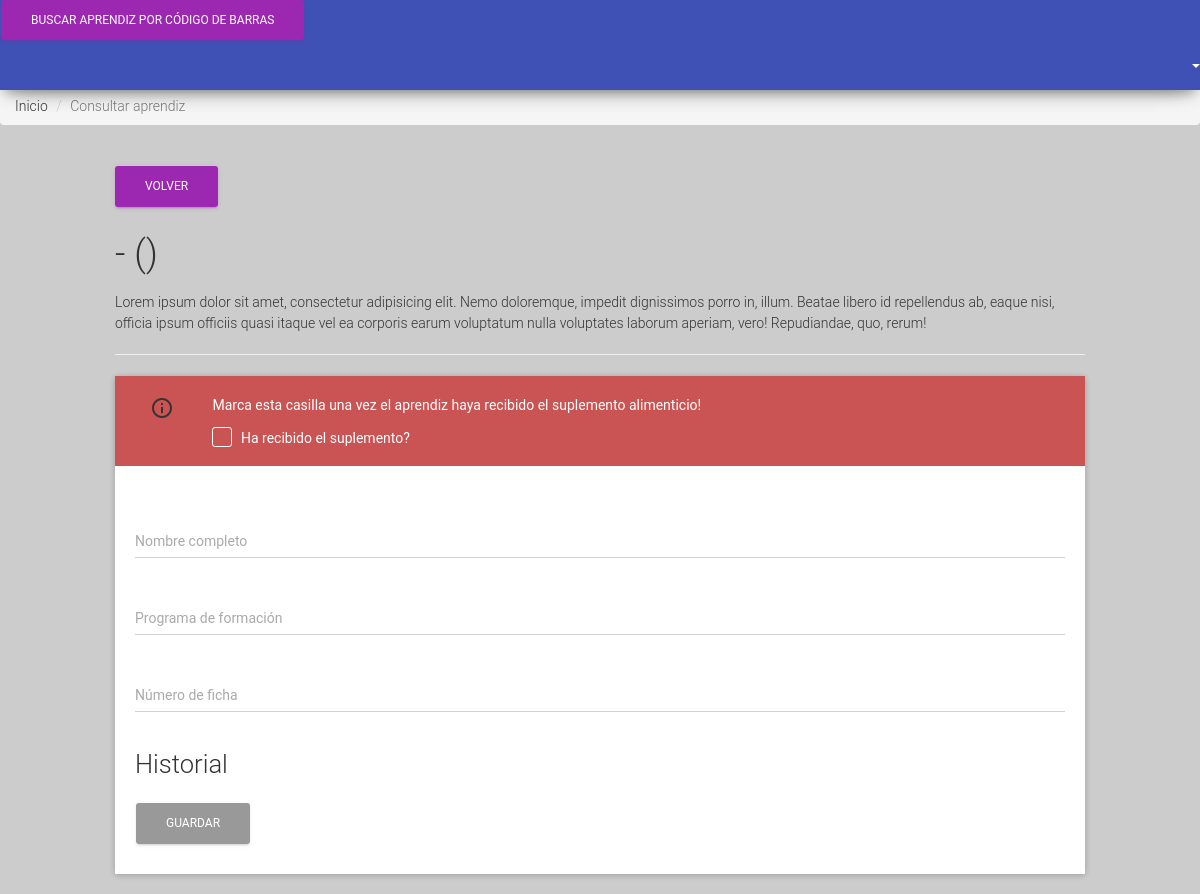
Page /administrador/consultar-aprendiz.php?cod_aprendiz=abc on the earlier database version.
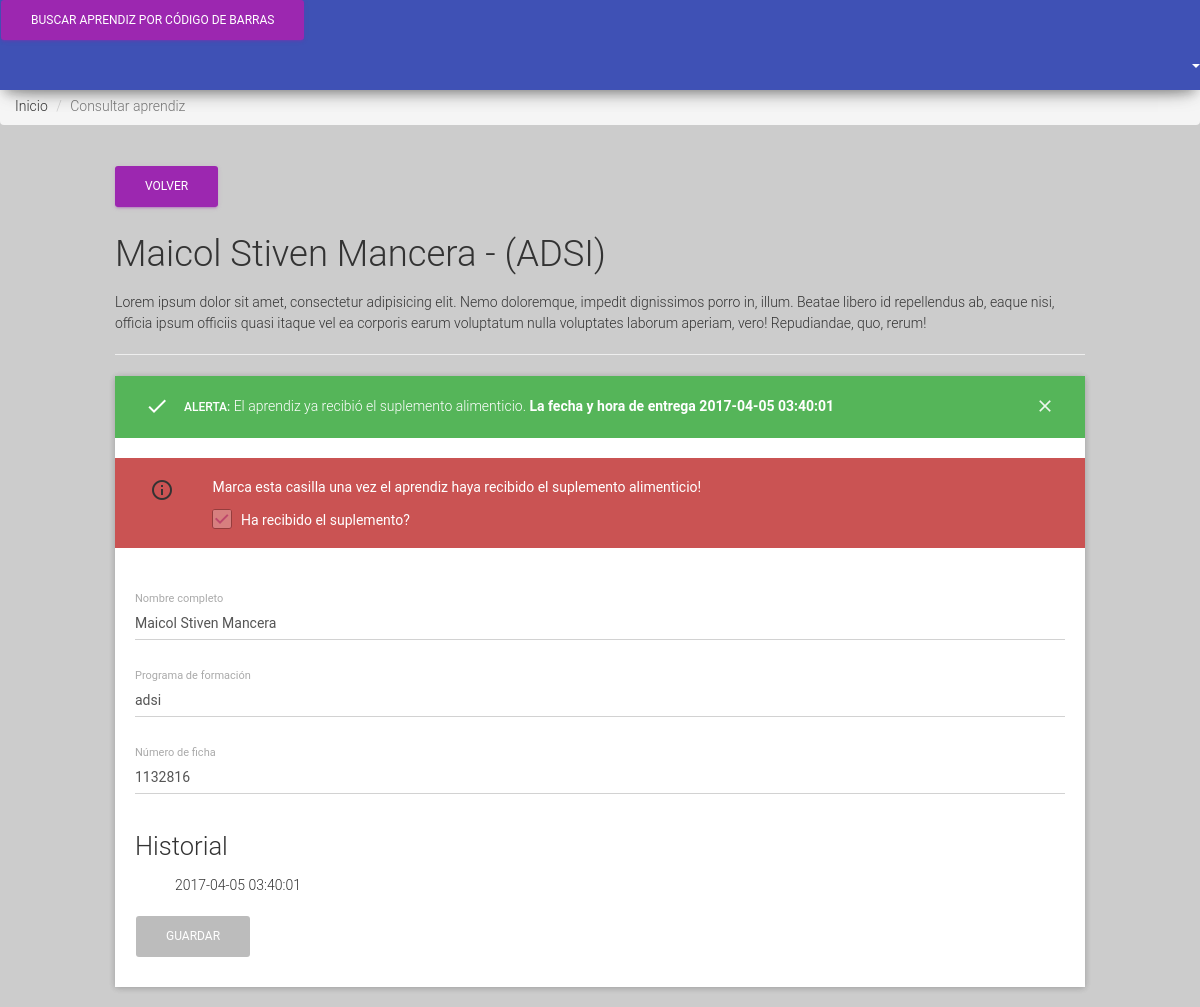
Same page on the later database version.
### tables this page shows
CREATE TABLE `aprendices` (
  `id_aprendices` int(11) NOT NULL,
  `nombre_completo` varchar(50) NOT NULL,
  `tipo_documento` varchar(50) NOT NULL,
  `numero_documento` int(11) NOT NULL,
  `direccion` varchar(100) NOT NULL,
  `barrio` varchar(100) NOT NULL,
  `estrato` int(11) NOT NULL,
  `telefono` bigint(20) NOT NULL,
  `email` varchar(100) NOT NULL,
  `programa_formacion` varchar(100) NOT NULL,
  `numero_ficha` int(11) NOT NULL,
  `jornada` varchar(100) NOT NULL,
  `dep1` varchar(100) NOT NULL,
  `dep2` varchar(100) NOT NULL,
  `dep3` varchar(100) NOT NULL,
  `apoyo` varchar(100) NOT NULL,
  `compromiso` text NOT NULL,
  `especificacion_suplemento` varchar(800) NOT NULL,
  `cod_aprendiz` varchar(64) NOT NULL,
  `estado` tinyint(1) NOT NULL
);

CREATE TABLE `historial` (
  `id` int(11) NOT NULL,
  `nombre_completo` varchar(32) NOT NULL,
  `programa_formacion` varchar(32) NOT NULL,
  `estado` tinyint(1) NOT NULL,
  `aprendiz_cod` varchar(64) NOT NULL,
  `fecha` timestamp NOT NULL DEFAULT CURRENT_TIMESTAMP ON UPDATE CURRENT_TIMESTAMP,
  `date` date NOT NULL
);

### config/app.php (called while the page is built, shortened)
<?php
 	$base_url     = "http://localhost/proyectobienestar/";
 	$assets_css   = $base_url."public/css/";

### administrador/consultar-aprendiz.php (the view, shortened to what this page needs)
<?php
	require '../config/app.php';
	require '../config/conexion.php';
	include '../templates/header.inc';
	include '../templates/navbar.inc';
	if ($_GET) {
		$cod_aprendiz = $_GET['cod_aprendiz'];
		$query 	= mysqli_query($con, "SELECT * FROM aprendices WHERE cod_aprendiz = '$cod_aprendiz'");
		$query_historial = mysqli_query($con, "SELECT * FROM historial WHERE aprendiz_cod = '$cod_aprendiz' ORDER BY id DESC");
		$row	= mysqli_fetch_array($query);
		$row_historial = mysqli_fetch_array($query_historial);
	}
 ?>
<main>
	<ol class="breadcrumb">
		<li><a href="index.php">Inicio</a></li>
		<li class="active">Consultar aprendiz</li>
	</ol>
	<div class="container-fluid dashboard">
		<div class="row">
			<div class="col-md-10 col-md-offset-1">
				<a class="btn btn-primary" href="index.php">Volver</a>
				<h2 class="text-capitalize"><?= $row['nombre_completo'] ?> - <span class="text-uppercase">(<?= $row['programa_formacion'] ?>)</span></h2>
				<p>Lorem ipsum dolor sit amet, consectetur adipisicing elit. Nemo doloremque, impedit dignissimos porro in, illum. Beatae libero id repellendus ab, eaque nisi, officia ipsum officiis quasi itaque vel ea corporis earum voluptatum nulla voluptates laborum aperiam, vero! Repudiandae, quo, rerum!</p>
				<hr>
				<div class="panel panel-default">
					<?php if ($row_historial['date'] == date('Y-m-d') && $row_historial['estado'] != 0): ?>
					<div class="alert alert-success">
						<div class="container-fluid">
							<div class="alert-icon">
								<i class="material-icons">check</i>
							</div>
							<button type="button" class="close" data-dismiss="alert" aria-label="Close">
								<span aria-hidden="true"><i class="material-icons">clear</i></span>
							</button>
							<b>Alerta:</b> El aprendiz ya recibió el suplemento alimenticio. <strong>La fecha y hora de entrega <?= $row_historial['fecha'] ?></strong>
						</div>
					</div>
					<?php endif ?>
					<div class="">
						<form method="POST">
							<div class="checkbox">
								<div class="alert-icon col-md-1">
									<i class="material-icons">info_outline</i>
								 </div>
								<label class="col-md-11">
									<p>Marca esta casilla una vez el aprendiz haya recibido el suplemento alimenticio!</p>
									Ha recibido el suplemento?
								</label>
							</div>
							<div class="table-container">
								<div class="form-group label-floating">
									<label class="control-label">Nombre completo</label>
									<input type="text" value="<?= $row['nombre_completo'] ?>" class="form-control" name="nombre_completo">
								</div>
								<div class="form-group label-floating">
									<label class="control-label">Programa de formación</label>
									<input type="text" value="<?= $row['programa_formacion'] ?>" class="form-control" name="programa_formacion">
								</div>
								<div class="form-group label-floating">
									<label class="control-label">Número de ficha</label>
									<input type="text" value="<?= $row['numero_ficha'] ?>" class="form-control" name="numero_ficha">
								</div>
								<h3>Historial</h3>
								<ol>
									<?php foreach ($query_historial as $key => $row_historial): ?>
									<li><?= $row_historial['fecha'] ?></li>
									<?php endforeach; ?>
								</ol>
								<button type="submit" class="btn" <?php if ($row_historial['date'] == date('Y-m-d') && $row_historial['estado'] != 0) echo "disabled" ?>>Guardar</button>
							</div>
						</form>
					</div>
				</div>
			</div>
		</div>
	</div>
</main>
 <?php include '../templates/footer.inc'; ?>

### templates/header.inc (shortened to what this page needs)
<!DOCTYPE html>
<html lang="es">
<head>
	<link rel="stylesheet" href="<?=$assets_css?>bootstrap.min.css">
	<link rel="stylesheet" href="<?=$assets_css?>font-awesome.min.css">
	<link rel="stylesheet" href="<?=$assets_css?>material-kit.css">
	<link rel="stylesheet" href="<?=$assets_css?>material-icons.css">
	<link rel="stylesheet" href="<?=$assets_css?>custom.css">
</head>
<body>
	<div class="page-content">

### templates/navbar.inc (shortened to what this page needs)
<div class="navbar navbar-inverse navbar-fixed-top">
	<button class="btn btn-primary search" data-toggle="modal" data-target="#myModal">
	 	Buscar aprendiz por código de barras
	</button>
	<div class="collapse navbar-collapse" id="bs-example-navbar-collapse-1">
		<ul class="nav navbar-nav navbar-right">
			<li class="dropdown">
				<a href="" class="dropdown-toggle" data-toggle="dropdown" role="button" aria-haspopup="true" aria-expanded="false">
					<span class="caret"></span>
				</a>
			</li>
		</ul>
	</div>
</div>
<aside class="aside-nav">
	<ul>
		<li class="aside-links">
			<a href="../administrador/importar.php"><i class="fa fa-database"></i>&nbspImportar base de datos</a>
		</li>
	</ul>
</aside>

### templates/footer.inc (shortened to what this page needs)
</div>
</body>
</html>

### public/css/custom.css (style rules this page uses)
html, body { height: 100%; }
ul { padding: 0; }
li { list-style: none; }
a[href] { color: inherit; margin: 0; text-decoration: none; }
.breadcrumb { padding-top: 4.5rem; position: fixed; width: 100%; z-index: 1; }
.checkbox { background-color: #ca5353; padding: 2rem; height: 9rem; }
.checkbox label { color: white; }
.dashboard { padding-top: 11.5rem; }
.page-content { min-height: 100%; position: relative; }
.table-container { background-color: #fff; padding: 2rem; }
.navbar { padding: 0; }
.aside-links a { color: #fff; display: block; padding: 1rem; }
.search { background-color: #325b6b; height: 4rem; }

Differences in the rows shown:
now on this page (row edited): aprendices: nombre_completo "Maicol Stiven Mancera", programa_formacion "ADSI", programa_formacion "adsi", numero_ficha "1132816"
added historial: fecha "2017-04-05 03:40:01"
Other differences:
text now shown: "ALERTA: El aprendiz ya recibió el suplemento alimenticio. La fecha y hora de entrega"
